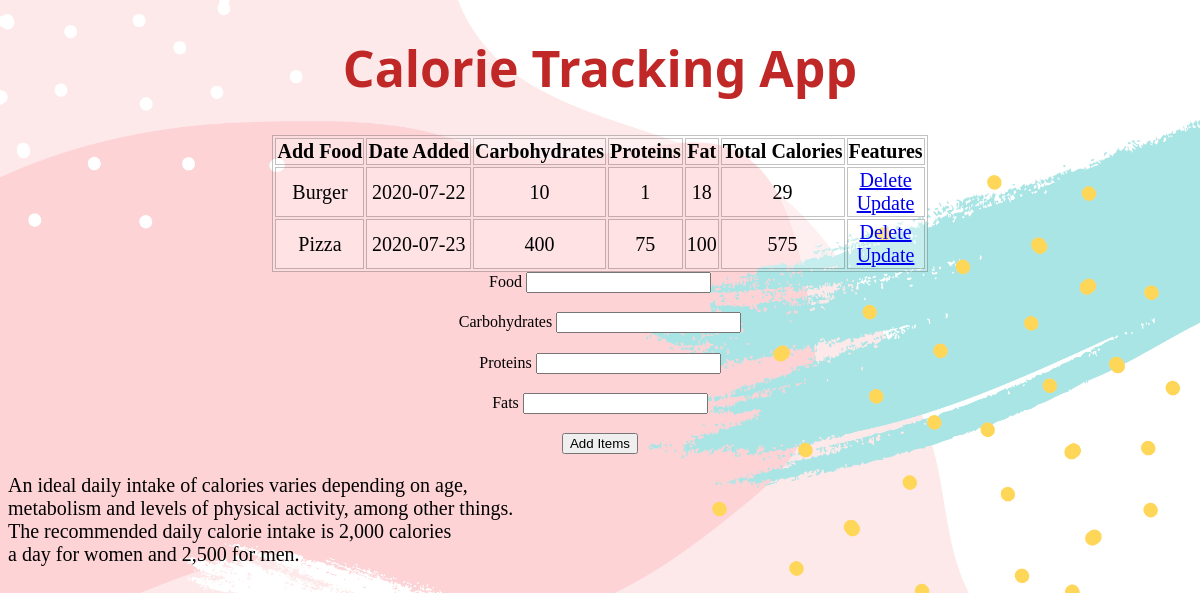
The page / on the database its author committed.
### app.py (models this page shows, shortened)
class Data(db.Model):
    id = db.Column(db.Integer, primary_key=True)
    content = db.Column(db.String(100), nullable=False)
    date_created = db.Column(db.DateTime, default=datetime.utcnow)
    proteins = db.Column(db.Integer,default = 0)
    carbs = db.Column(db.Integer,default = 0)
    fats = db.Column(db.Integer,default = 0)
    total=db.Column(db.Integer,default = 0)

### app.py (the view)
@app.route("/", methods = ['POST','GET'])
def add():
    if request.method =='POST':
        add_content = request.form.get('add_food')
        add_carbs = int(request.form.get('add_carbs'))
        add_pro = int(request.form.get('add_pro'))
        add_fat = int(request.form.get('add_fats'))
        add_total = add_carbs+add_pro+add_fat
        new_content = Data(content = add_content,carbs = add_carbs,proteins = add_pro,fats = add_fat,total = add_total)
        try:
            db.session.add(new_content)
            db.session.commit()
            return redirect('/')
        except:
            return " Issue with the entry/text"
    else:
        check = Data.query.order_by(Data.date_created).all()
        return render_template('home.html',check = check)

### templates/home.html (shortened to what this page needs)
{%extends 'base.html' %}
{% block body %}
<div class = "content">
    <h1>Calorie Tracking App</h1>
    <table>
        <tr>
            <th> Add Food </th>
            <th> Date Added </th>
            <th> Carbohydrates</th>
            <th> Proteins</th>
            <th> Fat</th>
            <th> Total Calories</th>
            <th> Features </th>
        </tr>
        {% for data in check %}
        <tr>
        <td>{{ data.content }}</td>
        <td>{{ data.date_created.date() }}</td>
        <td>{{data.carbs}}</td>
        <td>{{data.proteins}}</td>
        <td>{{data.fats}}</td>
        <td>{{data.total}}</td>
        <td>
            <a href ="/delete/{{data.id}}">Delete</a>
            <br>
            <a href="/update/{{data.id}}">Update</a>
        </td>
        </tr>
        {% endfor %}
    </table>
    <form action ="/" method="POST">
        <label>Food
            <input type ="text"  name= 'add_food' id ="content"><br><br>
        </label>
        <label>Carbohydrates
            <input type ="number" name= 'add_carbs' id ="quantity"><br><br>
        </label>
        <label>Proteins
            <input type ="number" name= 'add_pro' id ="quantity1"><br><br></label>
        <label>Fats
            <input type ="number" name= 'add_fats' id ="quantity2"><br><br></label>
        <input type="submit" value="Add Items">
    </form>
    <p> An ideal daily intake of calories varies depending on age,<br>
        metabolism and levels of physical activity, among other things.<br>
        The recommended daily calorie intake is 2,000 calories<br>
        a day for women and 2,500 for men.</p>
</div>
{%endblock%}

### templates/base.html (shortened to what this page needs)
<!DOCTYPE html>
<html lang="en">
<head>
    <link rel = "stylesheet" href="{{ url_for('static',filename ='css/stylesheet.css') }}">
</head>
<body>
    {% block body %}{% endblock %}
</body>
</html>

### static/css/stylesheet.css (style rules this page uses)
body { background-image: url('../images/fru2.jpg') ; background-color: rgba(255, 255, 255, 0.767); text-align: center; font-family: Cambria, Cochin, Georgia, Times, 'Times New Roman', serif; background-repeat: no-repeat; background-size: 100%; background-position:center top; background-attachment: fixed; background-size: cover; }
h1 { text-align: center; color: #c02727; font-size: 50px; font-family: 'Segoe UI', Tahoma, Geneva, Verdana, sans-serif; }
table, th, td { background-color: #ffffff31; margin-left: auto; margin-right: auto; color: black; font-size: 20px; border: 0.7px solid rgba(0, 0, 0, 0.24); }
p { position: relative; text-align: left; color:rgb(0, 0, 0); font-size: 20px; }
label { color: #000; width:140px; text-align: right; vertical-align:middle; position: relative; }

### rows shown on the page
Data: content "Burger", date_created "2020-07-22", carbs "10", proteins "1", fats "18", total "29"
Data: content "Pizza", date_created "2020-07-23", carbs "400", proteins "75", fats "100", total "575"
